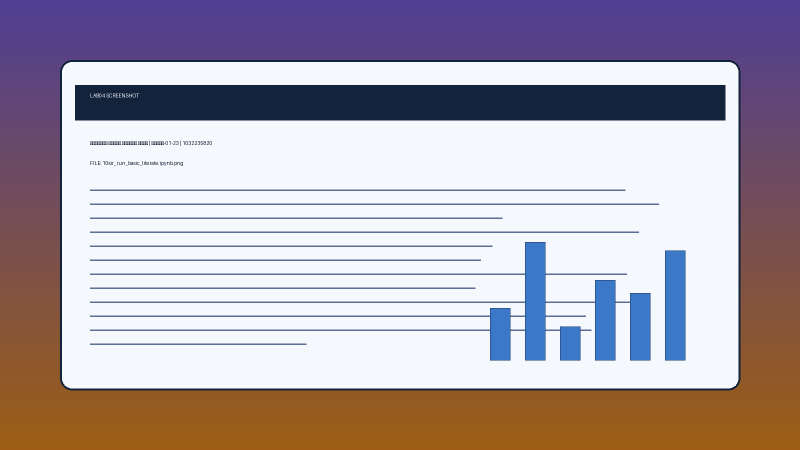
#> input picture labs/lab04/presentation/image/10sir_run_basic_literate.ipynb.png, 1600 x 900 px (shown at 1/2 size)
$ python -i make_pdf_fallback.py   (imports and definitions only)
#> lines starting #> are read from the running program, lines starting #| are printed output that depends on the picture
from __future__ import annotations

import re
import sys
import textwrap
from pathlib import Path

from PIL import Image, ImageDraw, ImageFont


PAGE = (1240, 1754)
MARGIN = 90
FONT_PATH = "/System/Library/Fonts/Supplemental/Arial Unicode.ttf"
ACCENT = (25, 76, 121)
MUTED = (88, 96, 105)


def font(size: int) -> ImageFont.FreeTypeFont:
    return ImageFont.truetype(FONT_PATH, size)


# [114 lines left out: functions clean_line, image_path, add_text_page, add_image_page, parse_metadata, add_cover_page, not called in this run]


def build_pdf(source: Path, output: Path) -> None:
    pages: list[Image.Image] = []
    current_title = ""
    buffer: list[str] = []
    in_yaml = False
    text = source.read_text(encoding="utf-8")
    kind = "Презентация" if "presentation" in str(source) else "Отчёт"
    add_cover_page(pages, parse_metadata(text), kind)

    for raw in text.splitlines():
        if raw.strip() == "---":
            in_yaml = not in_yaml
            continue
        if in_yaml:
            continue
        img = image_path(raw, source.parent)
        if img:
            if buffer:
                add_text_page(pages, current_title, buffer)
                buffer = []
            caption = re.search(r"!\[([^\]]*)\]", raw)
            add_image_page(pages, img, caption.group(1) if caption else "")
            continue
        line = clean_line(raw)
        if not line:
            continue
        if line.startswith("#"):
            if buffer:
                add_text_page(pages, current_title, buffer)
                buffer = []
            current_title = line.lstrip("#").strip()
        elif not line.startswith("|") and not line.startswith(":"):
            buffer.append(line.lstrip("- ").strip())

    if buffer or not pages:
        add_text_page(pages, current_title, buffer)

    output.parent.mkdir(parents=True, exist_ok=True)
    first, *rest = pages
    first.save(output, "PDF", save_all=True, append_images=rest)


# [2 lines not run here, left out]

>>> import cv2
>>> picture = cv2.imread('../../lab04/presentation/image/10sir_run_basic_literate.ipynb.png', cv2.IMREAD_GRAYSCALE)
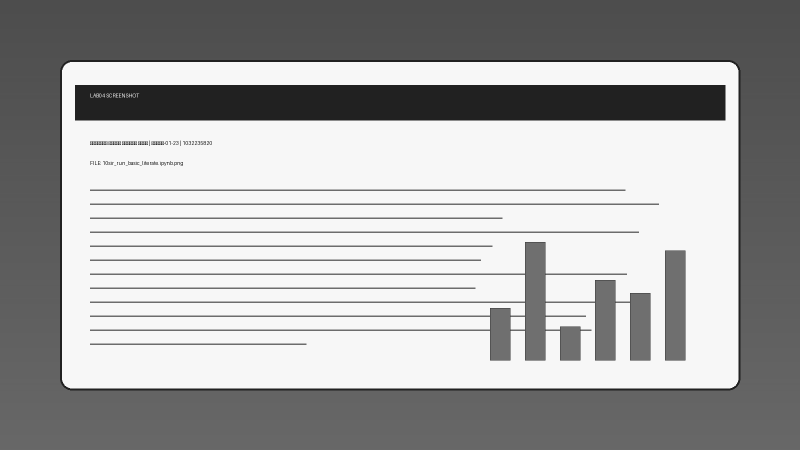
#> picture: shape (900, 1600) (shown at 1/2 size); min 24, max 247, mean 165
>>> result = build_pdf(picture, 'out.png')
#> (the run stopped early here; a loop or call above may not have finished)

$ run again, on labs/lab04/presentation/image/12sir_scan_beta_literate_clean.png
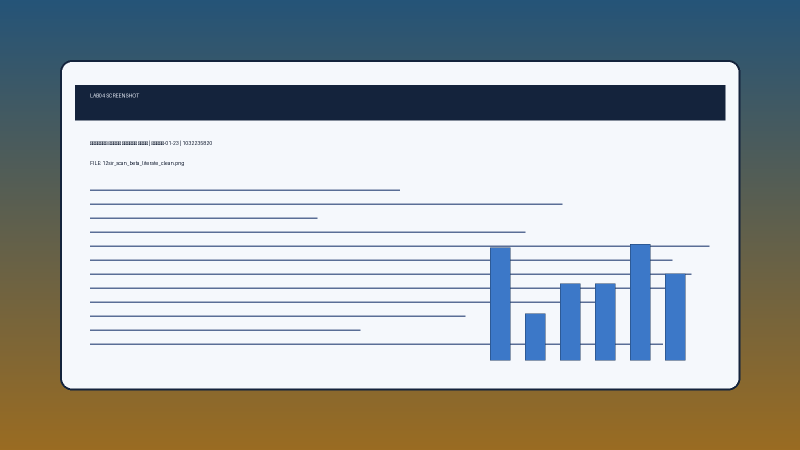
#> input picture labs/lab04/presentation/image/12sir_scan_beta_literate_clean.png, 1600 x 900 px (shown at 1/2 size)
#> `picture = cv2.imread('../../lab04/presentation/image/10sir_run_basic_l..`:
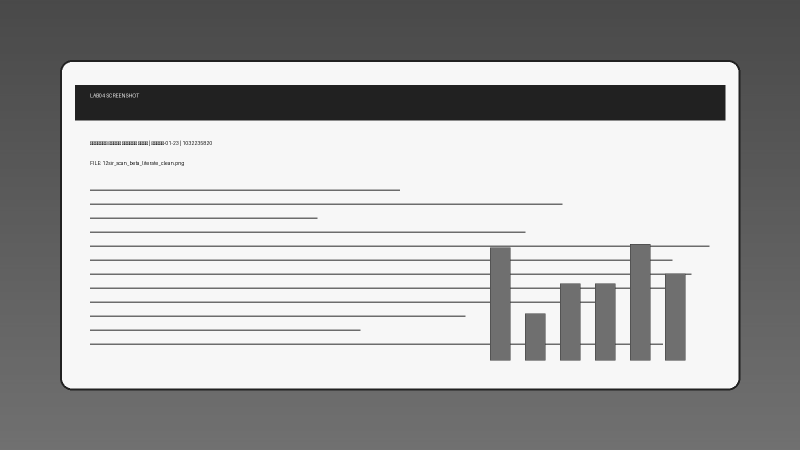
#> picture: shape (900, 1600) (shown at 1/2 size); min 24, max 247, mean 165.7

$ run again, on labs/lab04/presentation/image/13sir_scan_beta_literate.ipynb.png
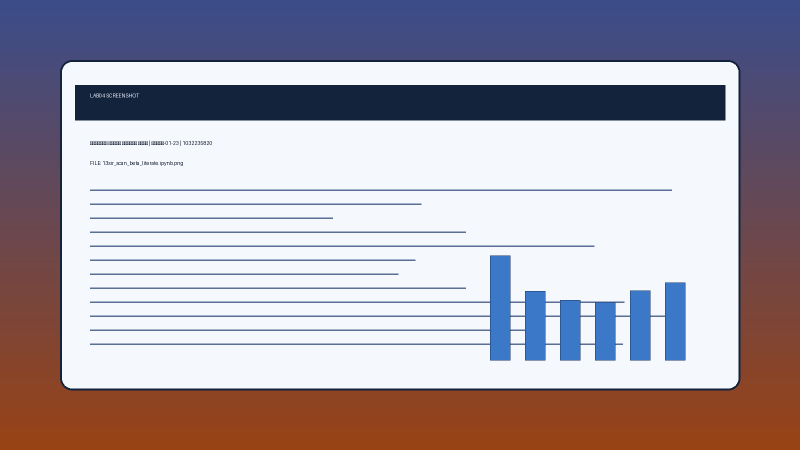
#> input picture labs/lab04/presentation/image/13sir_scan_beta_literate.ipynb.png, 1600 x 900 px (shown at 1/2 size)
#> `picture = cv2.imread('../../lab04/presentation/image/10sir_run_basic_l..`:
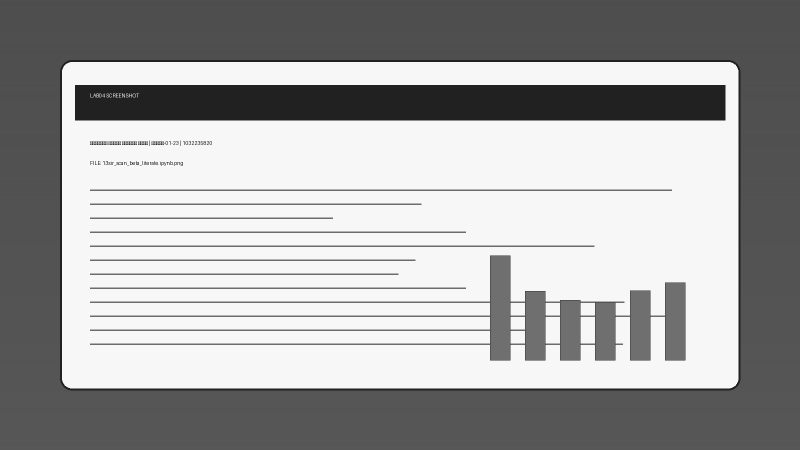
#> picture: shape (900, 1600) (shown at 1/2 size); min 24, max 247, mean 162.5

$ run again, on labs/lab04/presentation/image/14sir_scan_beta_literate.md.png
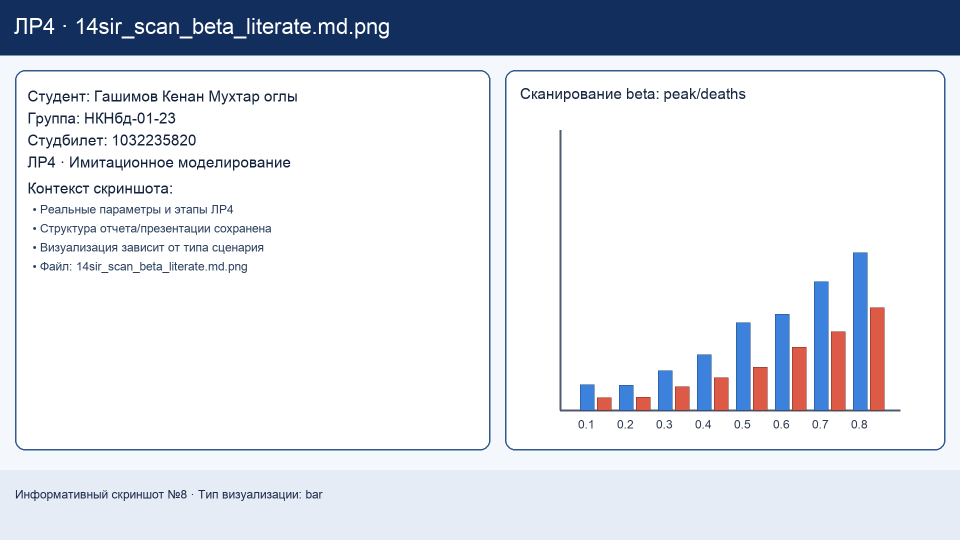
#> input picture labs/lab04/presentation/image/14sir_scan_beta_literate.md.png, 1920 x 1080 px (shown at 1/2 size)
#> `picture = cv2.imread('../../lab04/presentation/image/10sir_run_basic_l..`:
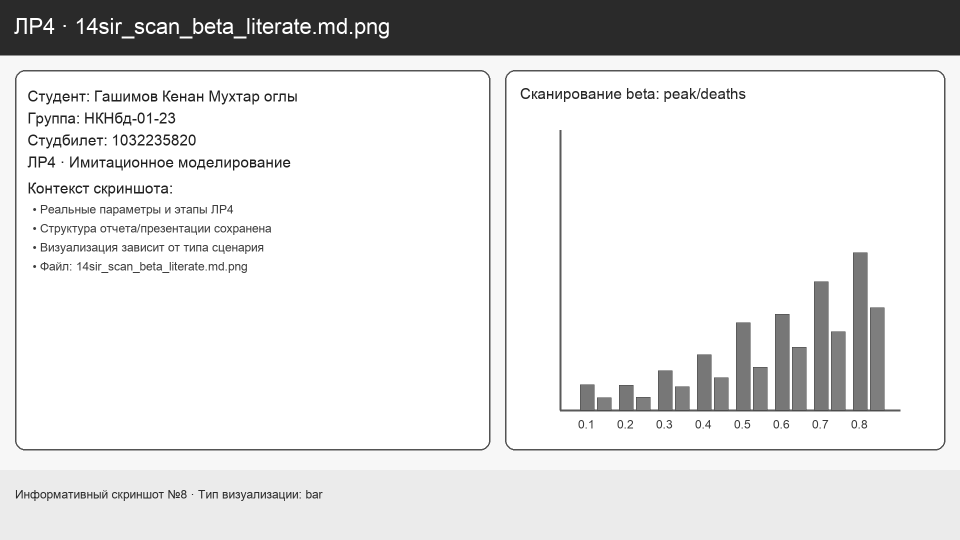
#> picture: shape (1080, 1920) (shown at 1/2 size); min 33, max 255, mean 221.7
